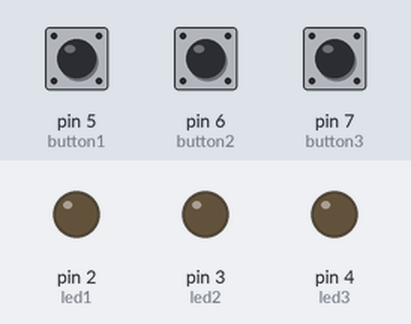
Recording of a sketch running on a simulated Arduino Uno, built with avr-gcc and run on an emulated ATmega328P. On the bench: output pins drawn as LEDs (lit = HIGH). The test bench sets the inputs (shaded band); at power-on: pin 5 (button1) HIGH, pin 6 (button2) HIGH, pin 7 (button3) HIGH.

Above: at 1.2 s.
1.3 s: pin 5 (button1) pulled LOW for 0.15 s
At 1.37 s:
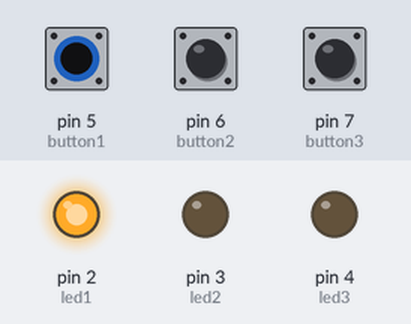
2.9 s: pin 6 (button2) pulled LOW for 0.15 s
At 2.97 s:
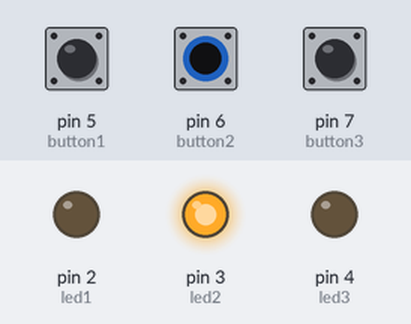
4.5 s: pin 7 (button3) pulled LOW for 0.15 s
At 4.57 s:
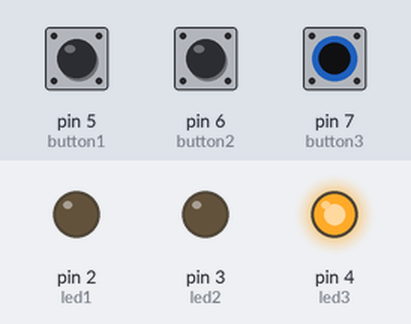
6.1 s: pin 7 (button3) pulled LOW for 3.2 s
At 10.4 s:
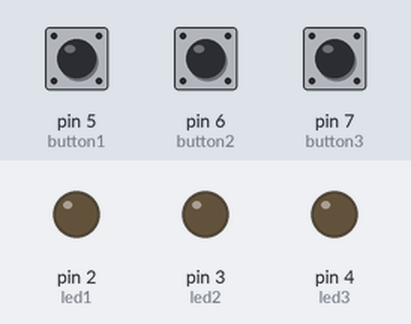
10.8 s: pin 5 (button1) pulled LOW for 3.2 s
At 11.5 s:
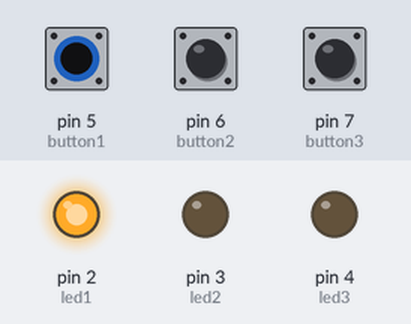
15.5 s: pin 5 (button1) driven LOW and pin 6 (button2) driven LOW
At 16.3 s:
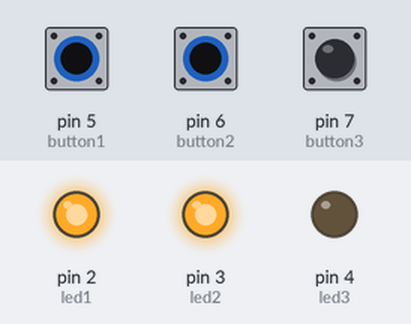
Timing chart, 0 to 18.0 s (numbered marks = the images above; inputs shaded):
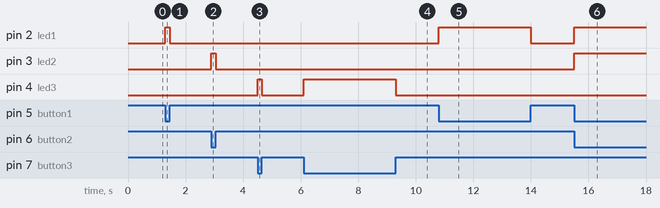

Measured:
- after the input at 1.3 s, pin 2 (led1): LOW → HIGH at once, → LOW 0.15 s later
- after the input at 2.9 s, pin 3 (led2): LOW → HIGH at once, → LOW 0.15 s later
- after the input at 4.5 s, pin 4 (led3): LOW → HIGH at once, → LOW 0.15 s later
- after the input at 6.1 s, pin 4 (led3): LOW → HIGH at once, → LOW 3.2 s later
- after the input at 10.8 s, pin 2 (led1): LOW → HIGH at once, → LOW 3.2 s later
- after the input at 15.5 s, pin 2 (led1), pin 3 (led2): LOW → HIGH at once

The sketch:

ButtonControl.ino
```cpp
// تعريف المنافذ
int button1 = 5;  // الزر الأول
int button2 = 6;  // الزر الثاني
int button3 = 7;  // الزر الثالث

int led1 = 2;     // الليد الأول
int led2 = 3;     // الليد الثاني
int led3 = 4;     // الليد الثالث

void setup() {
  // إعداد الأزرار كمداخل مع مقاومة داخلية
  pinMode(button1, INPUT_PULLUP);
  pinMode(button2, INPUT_PULLUP);
  pinMode(button3, INPUT_PULLUP);

  // إعداد الليدات كمخارج
  pinMode(led1, OUTPUT);
  pinMode(led2, OUTPUT);
  pinMode(led3, OUTPUT);
}

void loop() {
  // قراءة حالة كل زر
  int b1 = digitalRead(button1);
  int b2 = digitalRead(button2);
  int b3 = digitalRead(button3);

  // تشغيل الليد إذا تم الضغط على الزر (LOW = مضغوط)
  digitalWrite(led1, b1 == LOW);
  digitalWrite(led2, b2 == LOW);
  digitalWrite(led3, b3 == LOW);
}
```
